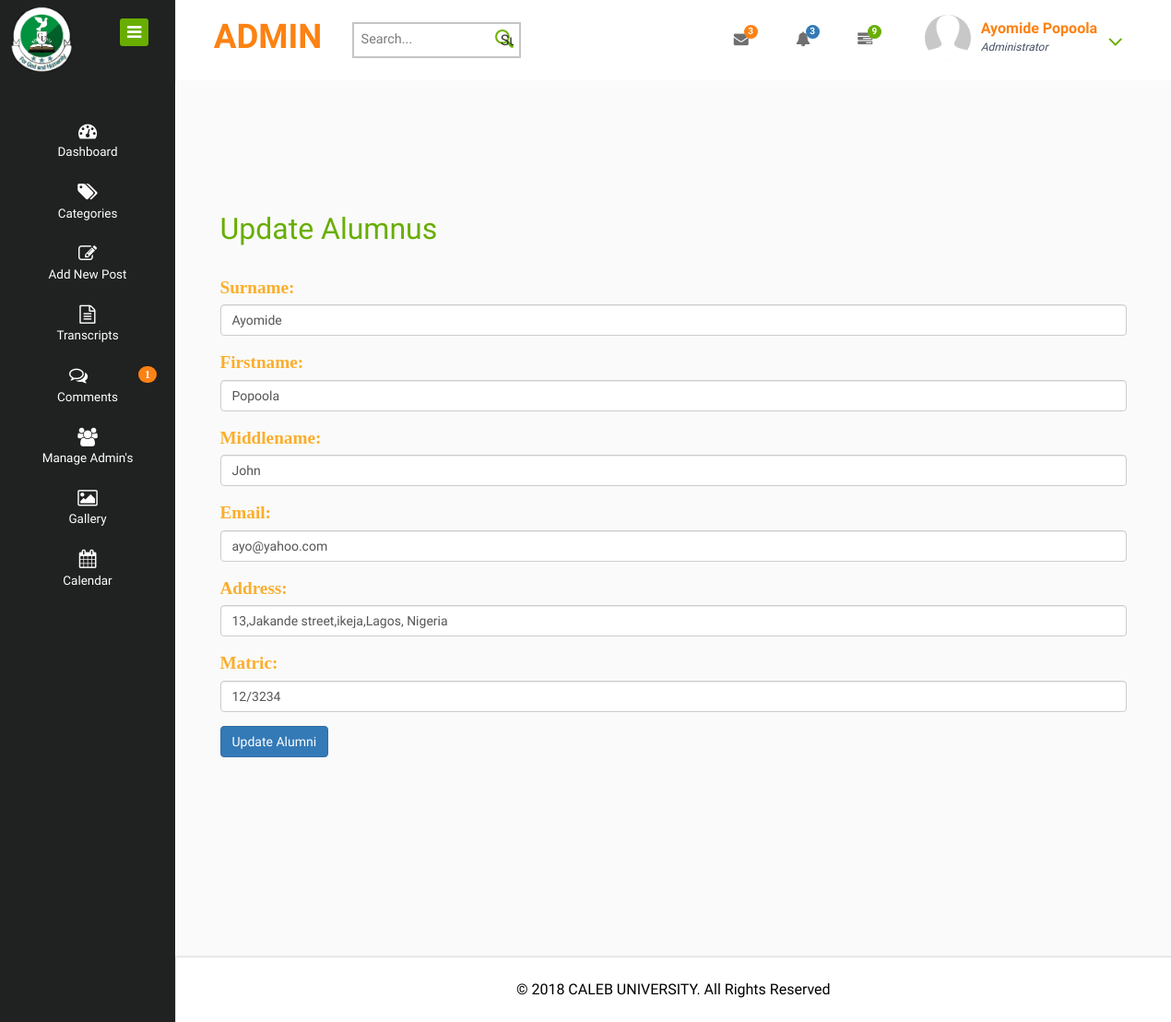
Before: /ADMIN/updatealumni.php?updateid=51 (signed in) with the older database file.
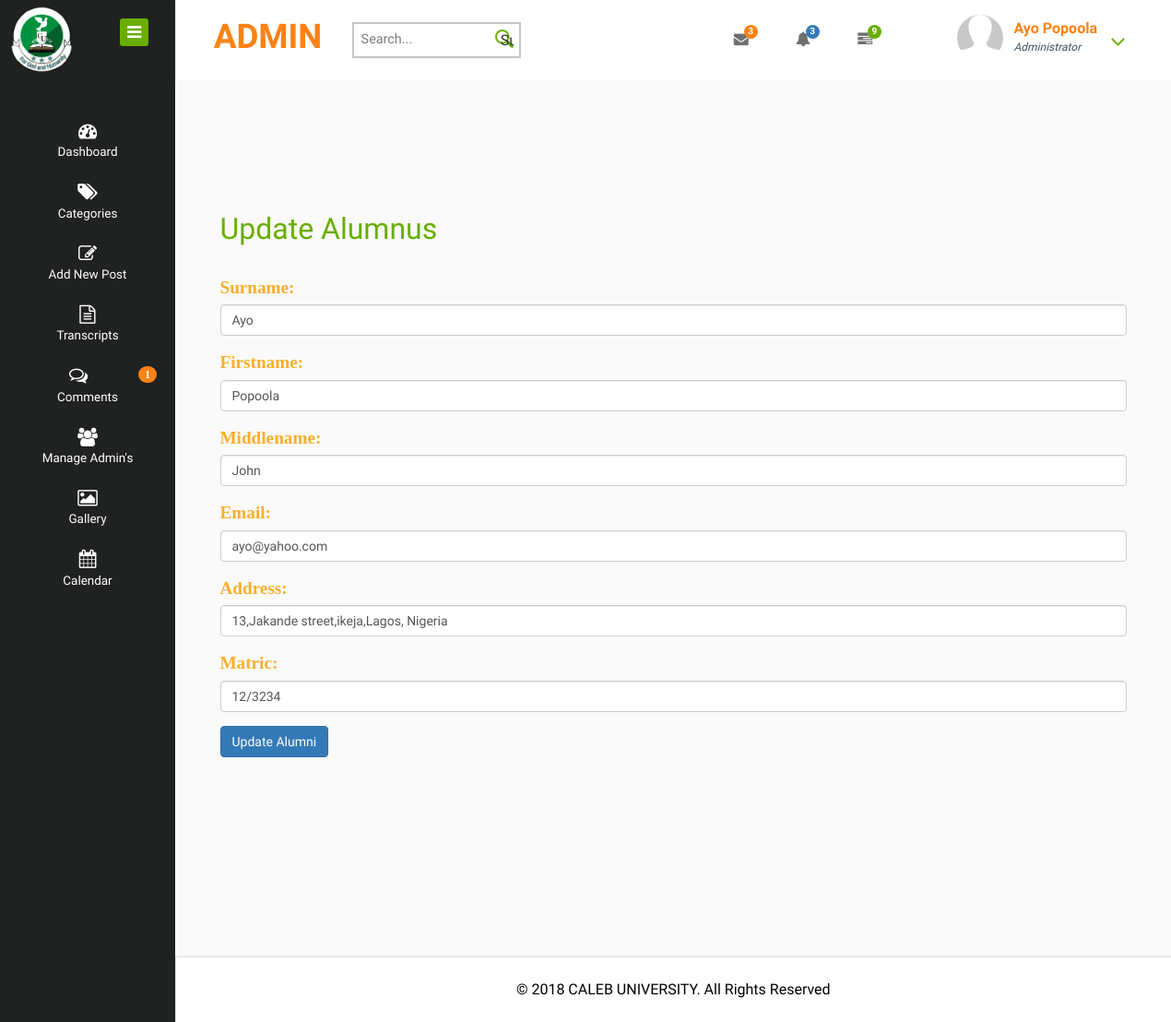
After: the same page with the newer database file.
### tables this page shows
CREATE TABLE `info` (
  `id` int(255) NOT NULL,
  `surname` varchar(50) NOT NULL,
  `firstname` varchar(50) NOT NULL,
  `middlename` varchar(50) NOT NULL,
  `email` varchar(50) NOT NULL,
  `address` varchar(100) NOT NULL,
  `matric` varchar(10) NOT NULL,
  `phoneno` varchar(20) NOT NULL,
  `department` varchar(50) NOT NULL,
  `gradyear` varchar(5) NOT NULL,
  `password` varchar(20) NOT NULL,
  `category` int(10) NOT NULL,
  `datetimelogged` varchar(10) NOT NULL,
  `bio` varchar(500) NOT NULL,
  `dp` varchar(100) NOT NULL,
  `datetime` varchar(11) NOT NULL,
  `addedby` varchar(11) NOT NULL
);

### ADMIN/updatealumni.php (the view, shortened to what the changed rows need)
<!DOCTYPE HTML>
<html>
<?php include("head.php") ?>
<body>
<div class="page-container">
   <div class="left-content">
	   <div class="mother-grid-inner">
		<?php include("headermain.php") ?>
<div class="inner-block">
    <div class="cols-grids panel-widget">
    	<h2>Update Alumnus</h2>
        <?php
            $updateid1 = $_GET['updateid'];
            global $conn;
            $sql9="SELECT * FROM info WHERE id='$updateid1'";
            $Execute1 = mysqli_query($conn,$sql9);
while($DataRows = mysqli_fetch_array($Execute1,MYSQLI_ASSOC)){
	$Surname=$DataRows["surname"];
	$Firstname=$DataRows["firstname"];
	$Middlename=$DataRows["middlename"];
	$Email=$DataRows["email"];
	$Address=$DataRows["address"];
	$Matric=$DataRows["matric"];
}
        ?>
          <div>
            <form action="updatealumni.php?updateid=<?php echo $updateid1; ?>" method="post">
                                  <fieldset>
                    <div class="form-group">
                    <label for="surname"><span class="FieldInfo">Surname:</span></label>
                    <input  class="form-control" type="text" name="Surname" id="surname" value="<?php echo $Surname; ?>" placeholder="Surname...">
                    </div>
                     <div  class="form-group">
                    <label  for="fistname"><span class="FieldInfo">Firstname:</span></label>
                    <input  class="form-control" type="text" name="Firstname" id="firstname" value="<?php echo $Firstname; ?>" placeholder="First name...">
                    </div>
                        <div class="form-group">
                    <label for="middlename"><span class="FieldInfo">Middlename:</span></label>
                    <input  class="form-control" type="text" name="Middlename" id="middlename" value="<?php echo $Middlename; ?>" placeholder="Middle name...">
                    </div>
                        <div class="form-group">
                    <label for="email"><span class="FieldInfo">Email:</span></label>
                    <input  class="form-control" type="email" name="Email" id="email" value="<?php echo $Email; ?>" placeholder="Email...">
                    </div>
                        <div class="form-group">
                    <label for="address"><span class="FieldInfo">Address:</span></label>
                    <input  class="form-control" type="text" name="Address" id="address" value="<?php echo $Address; ?>" placeholder="Adresss...">
                    </div>
                        <div class="form-group">
                    <label for="matric"><span class="FieldInfo">Matric:</span></label>
                    <input  class="form-control" type="text" name="Matric" id="matric" value="<?php echo $Matric; ?>" placeholder="Matric No...">
                    </div>
                    </fieldset>
                    <br>
            </form>
            </div>
	 </div>
        <br>
<br>
<br>
<br>
<br>
</div>
</div>
</div>
</div>
</body>
</html>

### ADMIN/headermain.php (shortened to what the changed rows need)
<div class="header-main">
            <div class="header-left">
                    <div class="logo-name">
                             <a href="admindashboard.php"> <h1>ADMIN</h1>
                              </a>
                    </div>
            </div>
                 <div class="header-right">
                        <div class="profile_details">
                            <ul>
                            <li class="dropdown profile_details_drop">
                                    <a href="#" class="dropdown-toggle" data-toggle="dropdown" aria-expanded="false">
                                        <div class="profile_img">
                                                <div class="user-name">
                                                        <p><?php echo $_SESSION['User_Username']; ?></p>
                                                        <span>Administrator</span>
                                                </div>
                                        </div>
                                    </a>
                            </li>
                            </ul>
                        </div>
                </div>
            </div>

Changed rows visible on the page:
changed info "Popoola": Surname "Ayomide" → "Ayo"
Other visible differences:
$_SESSION['User_Username']: "Ayomide Popoola" → "Ayo Popoola"
